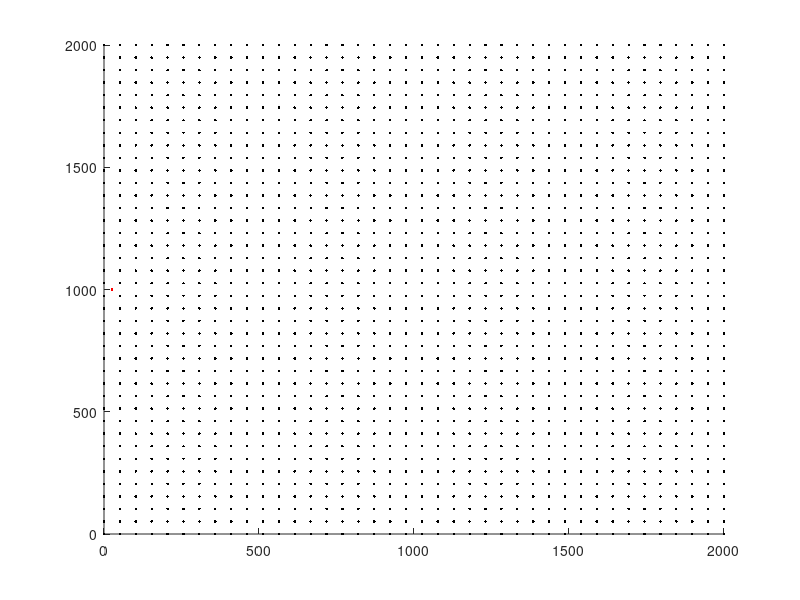

MATLAB code for this plot:
close all
clear all

CRYSTAL_STRUCTURE = 'bcc';
amag = 3.18e-4;

simTime = 0;
use_gpu = 0;
para_scheme = 0;
n_threads = 0;

MU = 1;
NU = 0.28;
a = 5;
bVec = [0 1 0];
nVec = [1 0 0];

planes = [1; 2; 3; 4; 5; 6];
dx = 2000;
dy = 2000;
dz = 2000;
mx = 40;
my = 40;
mz = 40;

mobility = @mobbcc1;
simType = @NumTracVsAnaTrac;

Fsim = [];
Usim = [];
t = [];

vertices = [0, 0, 0; ...
            dx, 0, 0; ...
            0, dy, 0; ...
            dx, dy, 0; ...
            0, 0, dz; ...
            dx, 0, dz; ...
            0, dy, dz; ...
            dx, dy, dz];

plim = 12 / amag; %12microns

gridSize = mx;
x = linspace(0, dx, gridSize);
y = linspace(0, dy, gridSize);
z = linspace(0.5 * dz, 0.5 * dz, gridSize);
[X, Y] = meshgrid(x, y);
Z = meshgrid(z);

clear x y z;
len = 100;
xcoord = linspace(0, dx, gridSize);
ycoord = linspace(0, dy, gridSize);
xcoord = xcoord(2) / 2; % middle of first element.
ycoord = dy / 2; % middle of the domain
x = linspace(xcoord, xcoord, len);
y = linspace(ycoord, ycoord, len);
z = linspace(0, dz, len);
x1 = x(1);
y1 = y(1);
t = [0 0 1];
n = [1 0 0];
rn = zeros(len, 4);
rn(:, 1) = x;
rn(:, 2) = y;
rn(:, 3) = z;
links = zeros(len - 1, 8);
rn(1, 4) = 7;
rn(end, 4) = 7;

for i = 1:len - 1
    links(i, :) = [i, i + 1, bVec, nVec];
end

hold on
plot3(rn(:, 1), rn(:, 2), rn(:, 3), 'r.')
plot3(X, Y, Z, 'k.')
hold off

u_dot = 0;
f_dot = 0;

loading = @staticSim;

CUDA_flag = false;
para_scheme = 2;

calculateTractions = @calculateNumericTractions;
plotFreq = 10;

addpath '../../../'
